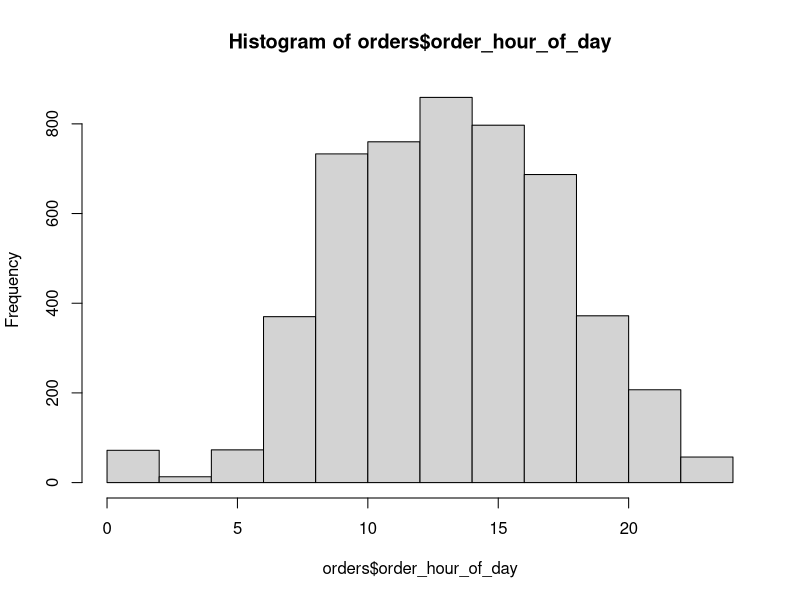
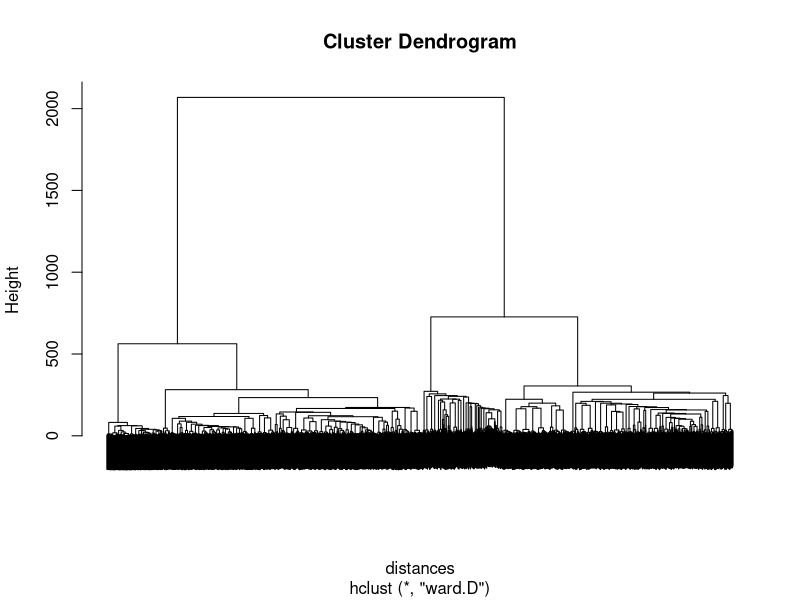
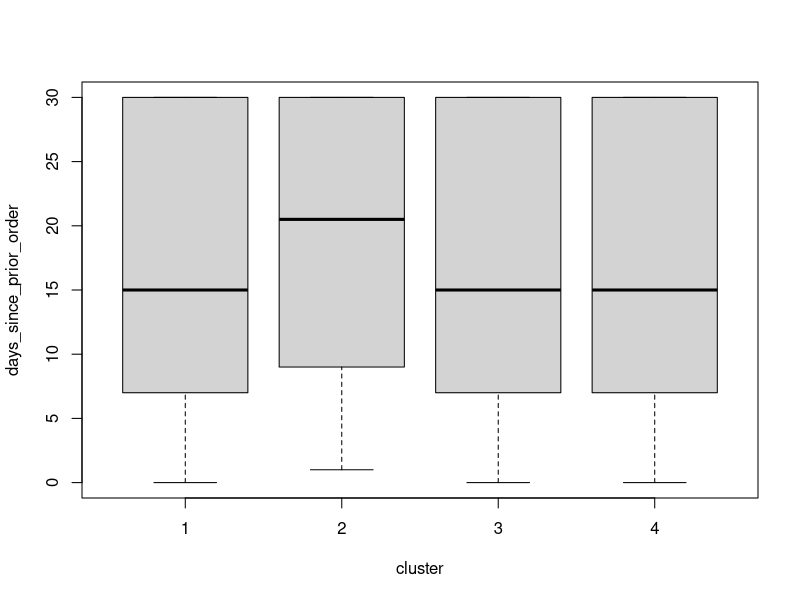
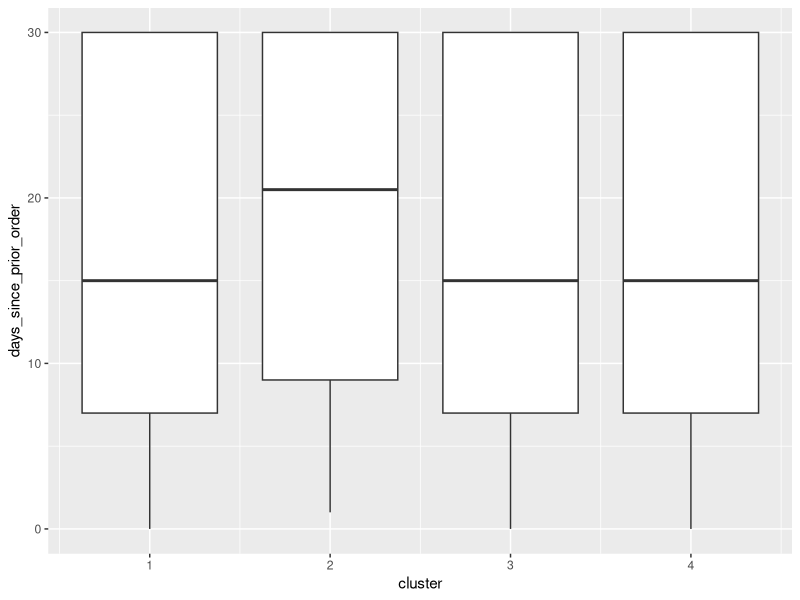

Write R code to recreate these figures, in order.
# 1 #
orders <- read.csv('orders.csv')
# What time of day are most orders placed?
hist(orders$order_hour_of_day)
# What is the average days since prior order?
mean(orders$days_since_prior_order) # 17.093


# 2 #
# What's the correlation between the orders of "fresh.fruits" and "fresh.vegetables"?
cor(orders$fresh.fruits, orders$fresh.vegetables) # 0.3955114

# In the dataset, what proportion of orders have 
# at least one item from the frozen.pizza aisle?
nrow(orders[orders$frozen.pizza >= 1, ])/nrow(orders) # 0.0522


# 3 #
orders.aisle <- orders[, 5:ncol(orders)]
library(caret)

preproc <- preProcess(orders.aisle)
ordersNorm <- predict(preproc, orders.aisle)
# What is the maximum value of frozen.dessert after normalization?
max(ordersNorm$frozen.dessert) # 11.74144
# What is the minimum value of soft.drinks in the normalized dataset?
min(ordersNorm$soft.drinks) # -0.2873327


# 4 #
distances <- dist(ordersNorm, method = "euclidean")
ClusterProducts <- hclust(distances, method = "ward.D")
plot(ClusterProducts, labels = FALSE)
# Based on the dendrogram, how many clusters do you think would NOT be appropriate for this problem?
# 5


# 5 #
set.seed(200)
KMC <- kmeans(ordersNorm, centers=4)
sort(table(KMC$cluster))
# How many observations are in the smallest cluster? - 36
# How many observations are in the largest cluster? - 3409


# 6 #
KmeansCluster <- split(orders.aisle, KMC$cluster)
# Which cluster best fits the description "orders mostly consistents of 
# cleaning supplies, beauty, and some pantry foods"? - Cluster 1
tail(sort(KMC$centers[1, ]))
tail(sort(KMC$centers[2, ]))
tail(sort(KMC$centers[3, ]))
tail(sort(KMC$centers[4, ]))


# 7 #
# Which cluster best fits the description "frozen desserts"? - Cluster 4
tail(sort(KMC$centers[4, ]))


# 8 #
# Which cluster on average has the smallest amount of items ordered?
rowSums(KMC$centers) # Cluster 3


# 9 #
# If we ran hierarchical clustering a second time without making any additional 
# calls to set.seed, we would expect:
  # Identical results to the first hierarchical clustering

# If we ran k-means clustering a second time without making any additional calls
# to set.seed, we would expect:
  # Different results from the first k-means clustering

# If we ran k-means clustering a second time, again running the command set.seed(200)
# right before doing the clustering, we would expect:
  # Identical results to the first k-means clustering correct

# If we ran k-means clustering a second time, running the command set.seed(100) 
# right before doing the clustering, we would expect:
  # Different results from the first k-means clustering


# 10 #
# Suppose it was decided that the 4 clusters were too general, and they wanted
# more specific clusters to describe the order behavior. 
# Would they want to increase or decrease the number of clusters?
  # Increase the number of clusters


# 11 #
orders.other <- orders[, 2:4]
KmeansCluster_other <- split(orders.other, KMC$cluster)
# Which cluster has the latest average hour of the day? - Cluster 4
mean(KmeansCluster_other[[1]]$order_hour_of_day)
mean(KmeansCluster_other[[2]]$order_hour_of_day)
mean(KmeansCluster_other[[3]]$order_hour_of_day)
mean(KmeansCluster_other[[4]]$order_hour_of_day)


# 12 #
# Why do we typically use cluster centroids to describe the clusters?
  # The cluster centroid captures the average behavior in the cluster, and can
  # be used to summarize the general pattern in the cluster.


# 13 #
# Which of the following visualizations could be used to observe 
# the distribution of days_since_prior_order, broken down by cluster?
orders.other$cluster <- KMC$cluster
boxplot(days_since_prior_order ~ cluster, data=orders.other)
ggplot(data=orders.other, aes(x=cluster, y=days_since_prior_order, group=cluster)) +
  geom_boxplot()
  # A box plot of the variable days_since_prior_order, subdivided by cluster;
  # ggplot with the cluster number on the x-axis and days_since_prior_order on 
  # the y-axis, cluster number as group, plotting with geom_boxplot() correct
